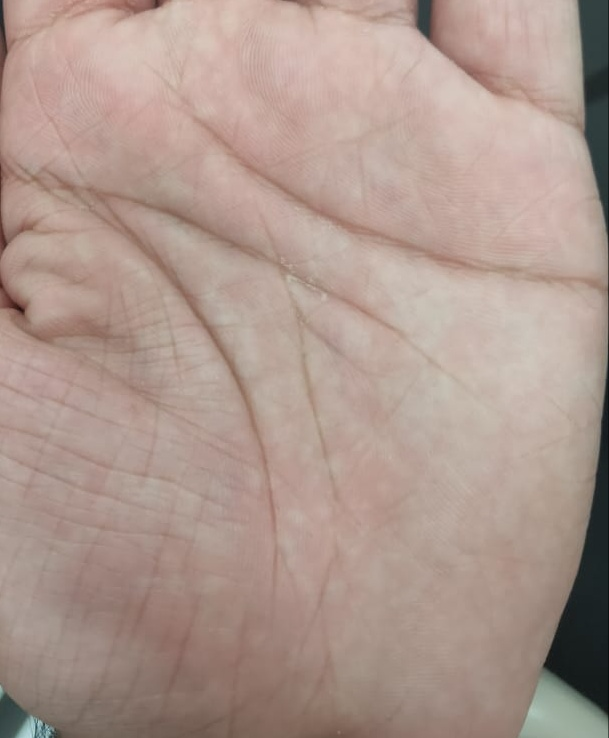
#> input picture extracted_Features/e3.jpeg, 609 x 738 px
$ python Handprint.py   (older library calls are emulated)
#> lines starting #> are read from the running program, lines starting #| are printed output that depends on the picture; after the words box and inside, x2 and y2 are one past the last pixel; in counts of white or black regions, pixels touching at a corner belong together
import cv2
import numpy as np
import skimage.morphology
import skimage
import utils
import math
import argparse
import os
from PIL import Image, ImageDraw
from skimage.morphology import convex_hull_image, erosion
from skimage.morphology import square

def removeSpuriousMinutiae(minutiaeList, img, thresh):
    img = img * 0;
    SpuriousMin = [];
    numPoints = len(minutiaeList);
    D = np.zeros((numPoints, numPoints))
    for i in range(1,numPoints):
        for j in range(0, i):
            (X1,Y1) = minutiaeList[i]['centroid']
            (X2,Y2) = minutiaeList[j]['centroid']

            dist = np.sqrt((X2-X1)**2 + (Y2-Y1)**2);
            D[i][j] = dist
            if(dist < thresh):
                SpuriousMin.append(i)
                SpuriousMin.append(j)

    SpuriousMin = np.unique(SpuriousMin)
    for i in range(0,numPoints):
        if(not i in SpuriousMin):
            (X,Y) = np.int16(minutiaeList[i]['centroid']);
            img[X,Y] = 1;

    img = np.uint8(img);
    return(img)
def getTerminationBifurcation(img, mask):
    img = img == 255;
    (rows, cols) = img.shape;
    minutiaeTerm = np.zeros(img.shape);
    minutiaeBif = np.zeros(img.shape);

    for i in range(1,rows-1):
        for j in range(1,cols-1):
            if(img[i][j] == 1):
                block = img[i-1:i+2,j-1:j+2];
                block_val = np.sum(block);
                if(block_val == 2):
                    minutiaeTerm[i,j] = 1;
                elif(block_val == 4):
                    minutiaeBif[i,j] = 1;

    mask = convex_hull_image(mask>0)
    mask = erosion(mask, square(5))
    minutiaeTerm = np.uint8(mask)*minutiaeTerm
    return(minutiaeTerm, minutiaeBif)
signum = lambda x: -1 if x < 0 else 1
cells = [(-1, -1), (-1, 0), (-1, 1), (0, 1), (1, 1), (1, 0), (1, -1), (0, -1), (-1, -1)]
def get_angle(left, right):
    angle = left - right
    if abs(angle) > 180:
        angle = -1 * signum(angle) * (360 - abs(angle))
    return angle

def poincare_index_at(i, j, angles, tolerance):
    deg_angles = [math.degrees(angles[i - k][j - l]) % 180 for k, l in cells]
    index = 0
    for k in range(0, 8):
        if abs(get_angle(deg_angles[k], deg_angles[k + 1])) > 90:
            deg_angles[k + 1] += 180
        index += get_angle(deg_angles[k], deg_angles[k + 1])

    if 180 - tolerance <= index and index <= 180 + tolerance:
        return "loop"
    if -180 - tolerance <= index and index <= -180 + tolerance:
        return "delta"
    if 360 - tolerance <= index and index <= 360 + tolerance:
        return "whorl"
    return "none"

def calculate_singularities(im, angles, tolerance, W):
    (x, y) = im.size
    result = im.convert("RGB")

    draw = ImageDraw.Draw(result)

    colors = {"loop" : (255, 0, 0), "delta" : (0, 255, 0), "whorl": (0, 0, 255)}

    for i in range(1, len(angles) - 1):
        for j in range(1, len(angles[i]) - 1):
            singularity = poincare_index_at(i, j, angles, tolerance)
            if singularity != "none":
                draw.ellipse([(i * W, j * W), ((i + 1) * W, (j + 1) * W)], outline = colors[singularity])

    del draw

    return result
original = cv2.imread("e3.jpeg")
#> original is the input picture: shape (738, 609, 3); mean B, G, R 142.6, 152.1, 173.7
cv2.imshow("palm resized",original) #to view the palm in python
cv2.waitKey(0)

img = cv2.cvtColor(original, cv2.COLOR_BGR2GRAY)
cv2.imshow("palm grayed",img) #to view the palm in python
cv2.waitKey(0)

img = cv2.equalizeHist(img)
cv2.imshow("equalized",img) #to view the palm in python
cv2.waitKey(0)

img = cv2.GaussianBlur(img, (9, 9), 0)
cv2.imshow("blurred",img) #to view the palm in python
cv2.waitKey(0)

img = cv2.Canny(img, 170, 190)
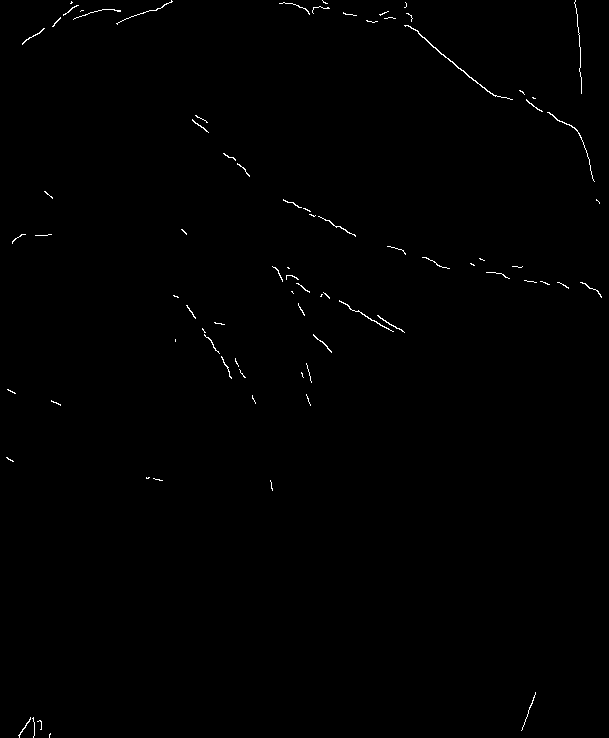
#> img: shape (738, 609); 0.42% white in thin lines or dots
cv2.imshow("canny",img) #to view the palm in python
cv2.imwrite('c.jpeg',img)
cv2.waitKey(0)

img = np.uint8(img>128);
#> img: shape (738, 609); values 0 (black) and 1 (white), 0.42% white in thin lines or dots
skel = skimage.morphology.skeletonize(img)
#> skel: shape (738, 609) bool; 0.31% white in thin lines or dots
skel = np.uint8(skel)*255;
#> skel: shape (738, 609); 0.31% white in thin lines or dots
mask = img*255;
(minutiaeTerm, minutiaeBif) = getTerminationBifurcation(skel, mask);
#> after the loop in getTerminationBifurcation, `for i in range(1,rows-1):`: minutiaeBif: shape (738, 609) float64; every value is 0
#> after the loop in getTerminationBifurcation, `for i in range(1,rows-1):`: minutiaeTerm: shape (738, 609) float64; values 0 (black) and 1 (white), 0.03% white in thin lines or dots
#> in getTerminationBifurcation, `mask = convex_hull_image(mask>0)`: mask: shape (738, 609) bool; 91.8% white; 2 black regions, box (x1, y1, x2, y2) and area: (83, 0, 609, 738) 26032, (0, 0, 121, 738) 10687
#> in getTerminationBifurcation, `mask = erosion(mask, square(5))`:
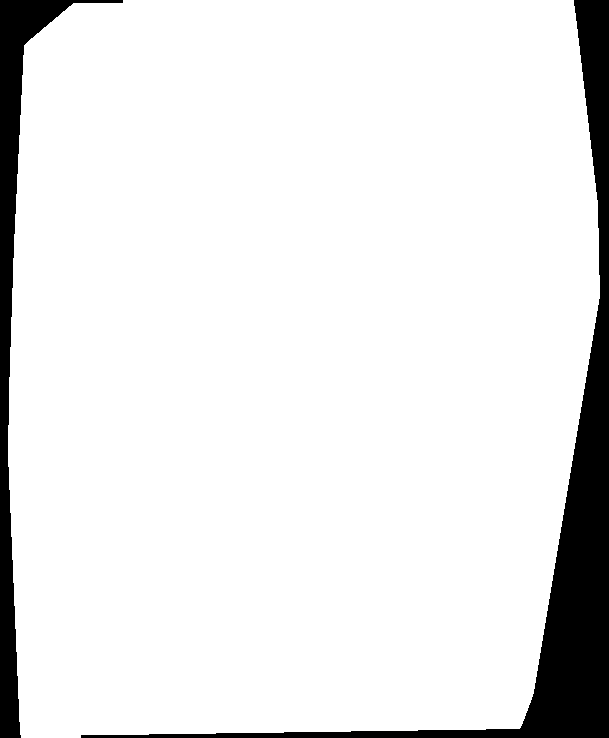
#> mask: shape (738, 609) bool; 90.9% white; 2 black regions, box (x1, y1, x2, y2) and area: (81, 0, 609, 738) 28598, (0, 0, 123, 738) 12419
minutiaeTerm = skimage.measure.label(minutiaeTerm, 8);
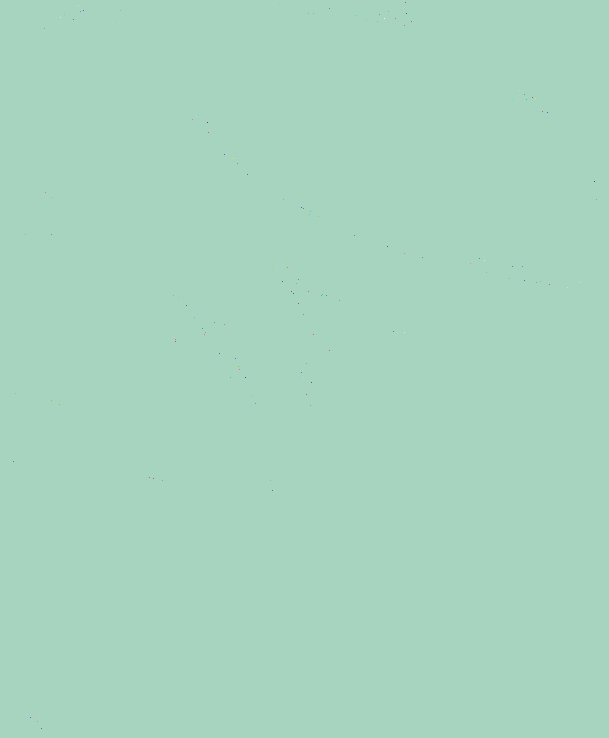
#> minutiaeTerm: shape (738, 609) int64; 142 distinct labels, from 1 to 142; one colour per label, 0 black
RP = skimage.measure.regionprops(minutiaeTerm)
#> RP = 142 regions; largest, box (x1, y1, x2, y2) and area: (0, 0, 609, 738) 449300, (321, 294, 323, 296) 2, (405, 2, 406, 3) 1, (279, 3, 280, 4) 1, (327, 3, 328, 4) 1
minutiaeTerm = removeSpuriousMinutiae(RP, np.uint8(img), 10);
#> in removeSpuriousMinutiae, `img = img * 0;`: img: shape (738, 609); every value is 0
#> in removeSpuriousMinutiae, `numPoints = len(minutiaeList);`: numPoints = 142
#> after the loop in removeSpuriousMinutiae, `for i in range(1,numPoints):`:
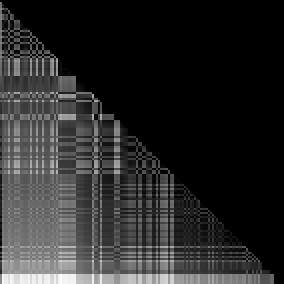
#> D: shape (142, 142) float64 (shown 2 times larger); min 0, max 833.6, mean 138.2; drawn with min black and max white
#> after the loop in removeSpuriousMinutiae, `for i in range(1,numPoints):`: SpuriousMin = 150 values, max 140 at index 148, min 0 at index 117, mean 65.49
#> in removeSpuriousMinutiae, `SpuriousMin = np.unique(SpuriousMin)`: SpuriousMin = 89 values from 0 to 140
#> the loop in removeSpuriousMinutiae, `for i in range(0,numPoints):` made 142 passes
#> (X, Y) on passes 3, 9, 12, 18, 22, 23, 26, 31, 35, 41, 42, 46: (3, 279), (10, 120), (12, 343), (15, 356), (19, 73), (20, 366), (23, 116), (93, 581), (99, 512), (122, 207), (132, 208), (174, 247)
#> after the loop in removeSpuriousMinutiae, `for i in range(0,numPoints):`: img: shape (738, 609); values 0 (black) and 1 (white), 0.01% white in thin lines or dots
BifLabel = skimage.measure.label(minutiaeBif, 8);
#> BifLabel: shape (738, 609) int64; every value is 1
TermLabel = skimage.measure.label(minutiaeTerm, 8);
#> TermLabel: shape (738, 609) int64; 54 distinct labels, from 1 to 54
minutiaeBif = minutiaeBif * 0;
minutiaeTerm = minutiaeTerm * 0;
(rows, cols) = skel.shape
#> rows = 738; cols = 609
DispImg = np.zeros((rows,cols,3), np.uint8)
DispImg[:,:,0] = skel; DispImg[:,:,1] = skel; DispImg[:,:,2] = skel;
#> after `DispImg[:, :, 2] = skel`: DispImg: shape (738, 609, 3); 0.31% white in thin lines or dots
RP = skimage.measure.regionprops(TermLabel)
#> RP = 54 regions; largest, box (x1, y1, x2, y2) and area: (0, 0, 609, 738) 449389, (279, 3, 280, 4) 1, (120, 10, 121, 11) 1, (343, 12, 344, 13) 1, (356, 15, 357, 16) 1
for i in RP:
    (row, col) = np.int16(np.round(i['Centroid']))
    minutiaeTerm[row, col] = 1;
    (rr, cc) = skimage.draw.circle_perimeter(row, col, 50);
    skimage.draw.set_color(DispImg, (rr,cc), (0, 0, 255));
#> this loop made 54 passes
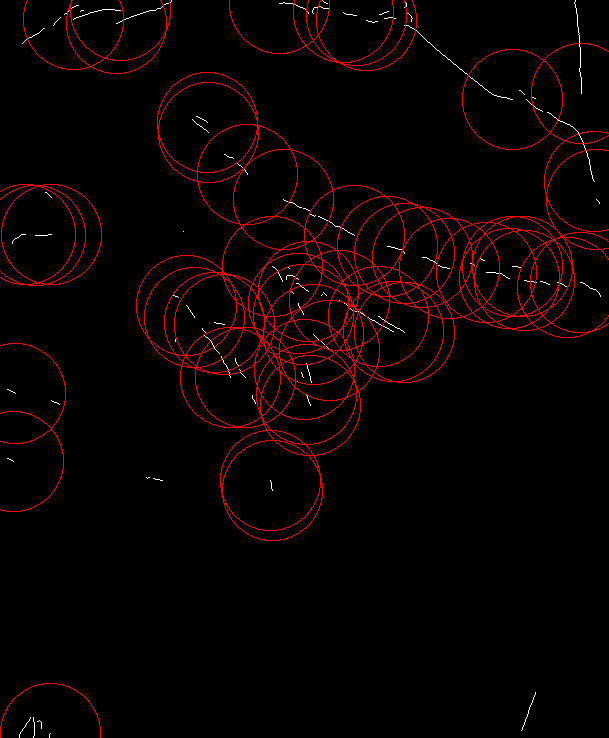
#> DispImg: shape (738, 609, 3); mean of channels 0, 1, 2 0.7, 0.7, 8.2; drawn as B, G, R
cv2.imshow('a',DispImg);
cv2.imwrite('a.jpeg',DispImg)
cv2.waitKey(0)
lined = np.copy(original) * 0
#> lined: shape (738, 609, 3); every value is 0
lines = cv2.HoughLinesP(img, 1, np.pi / 180, 15, np.array([]), 50, 20)
#> lines = [[408, 25, 490, 93], [283, 199, 355, 235], [575, 0, 580, 58], [120, 21, 171, 2], [187, 305, 229, 372], [22, 43, 76, 5], [279, 3, 329, 8], [54, 23, 105, 9], [504, 276, 568, 288], [22, 44, 78, 5]]
for line in lines:
    for x1, y1, x2, y2 in line:
        cv2.line(lined, (x1, y1), (x2, y2), (0, 255, 0))
#> this loop made 10 passes
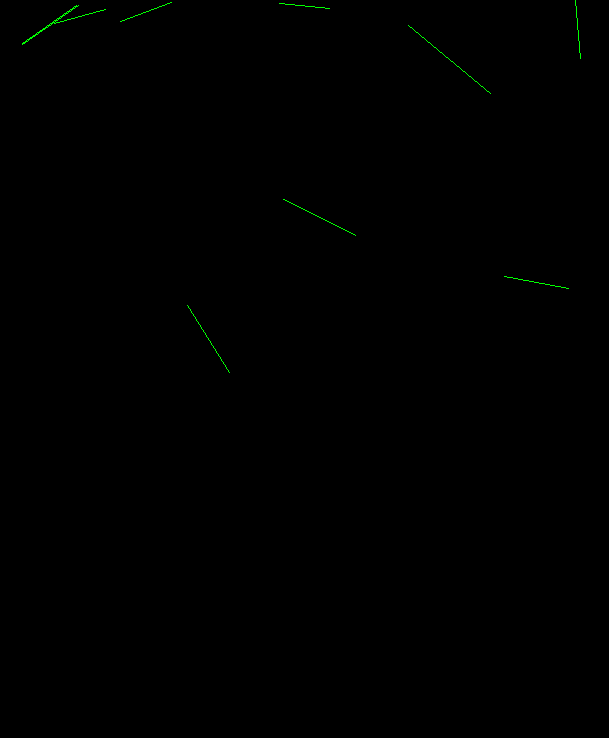
#> lined: shape (738, 609, 3); mean B, G, R 0, 0.3, 0
cv2.imshow("Line detected",lined) #to view the palm in python
cv2.waitKey(0)
output = cv2.addWeighted(original, 0.8, DispImg, 1, 0)
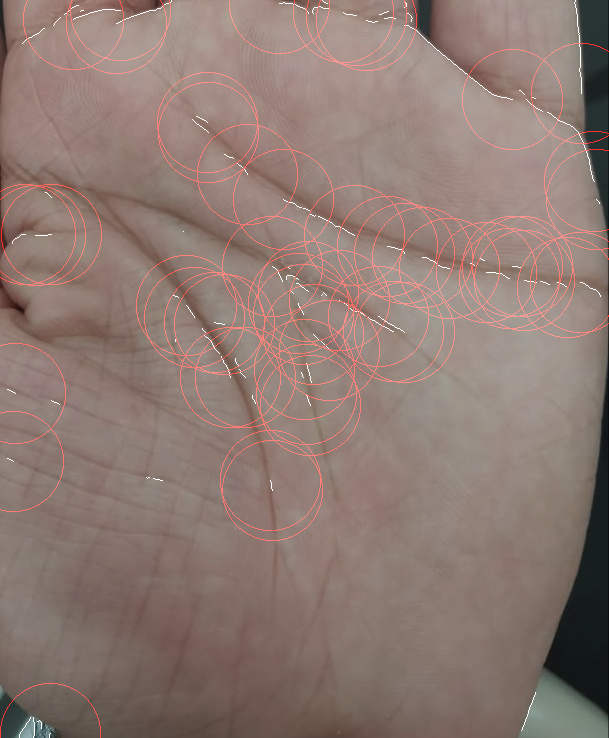
#> output: shape (738, 609, 3); mean B, G, R 114.5, 122.1, 142.4
cv2.imshow("output",output) #to view the palm in python
cv2.imwrite('b.jpeg',output)
cv2.waitKey(0)
width = 250
height = 300
dim = (width, height)
resized = cv2.resize(output, dim, interpolation = cv2.INTER_AREA)
cv2.imshow("palm",resized) #to view the palm in python
cv2.waitKey(0)
W = int(20)
f = lambda x, y: 2 * x * y
g = lambda x, y: x ** 2 - y ** 2
ret,thresh = cv2.threshold(img,127,255,0)
image, contours, hierarchy = cv2.findContours(thresh,cv2.RETR_TREE,cv2.CHAIN_APPROX_SIMPLE)
#> contours = []
for cnt in contours:
        approx = cv2.approxPolyDP(cnt, 0.01*cv2.arcLength(cnt, True), True)
        im = Image.open('b.jpeg')
        im = im.convert("L")
        cv2.drawContours(im, [approx], 0, (0), 5)
        angles = utils.calculate_angles(im, W, f, g)
        result = calculate_singularities(im, angles, int(5), W)
#> (the run stopped early here; a loop or call above may not have finished)

$ run again, with extracted_Features/croped.png saved as extracted_Features/e3.jpeg
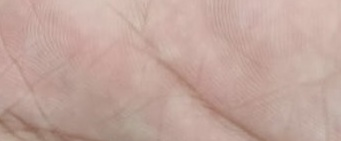
#> input picture extracted_Features/croped.png, 341 x 141 px
#> original is the input picture: shape (141, 341, 3); mean B, G, R 156.3, 165.4, 194.3
#> `RP = skimage.measure.regionprops(minutiaeTerm)`: RP = 26 regions; largest, box (x1, y1, x2, y2) and area: (0, 0, 341, 141) 48056, (147, 20, 148, 21) 1, (131, 22, 132, 23) 1, (138, 29, 139, 30) 1, (143, 40, 144, 41) 1
#> numPoints = 26
#> after the loop in removeSpuriousMinutiae, `for i in range(1,numPoints):`: SpuriousMin = 28 values, max 23 at index 26, min 0 at index 13, mean 10.64
#> in removeSpuriousMinutiae, `SpuriousMin = np.unique(SpuriousMin)`: SpuriousMin = 18 values from 0 to 23
#> the loop in removeSpuriousMinutiae, `for i in range(0,numPoints):` made 26 passes
#> (X, Y) on passes 2, 8, 10, 18, 19, 20, 25, 26: (20, 147), (43, 226), (56, 148), (79, 319), (93, 185), (99, 326), (129, 221), (134, 237)
#> BifLabel: shape (141, 341) int64; values 1 (black) and 2 (white), 0.01% white in thin lines or dots, all inside (x1, y1, x2, y2) = (190, 98, 193, 102)
#> TermLabel: shape (141, 341) int64; 9 distinct labels, from 1 to 9
#> `RP = skimage.measure.regionprops(TermLabel)`: RP = 9 regions; largest, box (x1, y1, x2, y2) and area: (0, 0, 341, 141) 48073, (147, 20, 148, 21) 1, (226, 43, 227, 44) 1, (148, 56, 149, 57) 1, (319, 79, 320, 80) 1
#> the loop `for i in RP:` made 9 passes
#> after the loop `for i in RP:`:
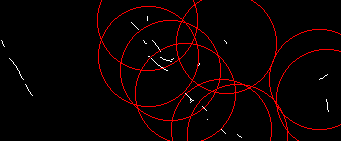
#> DispImg: shape (141, 341, 3); mean of channels 0, 1, 2 0.9, 0.9, 10.5; drawn as B, G, R
#> lines = [[2, 43, 32, 95]]
#> the loop `for line in lines:` made 1 pass
#> `resized = cv2.resize(output, dim, interpolation = cv2.INTER_AREA)`:
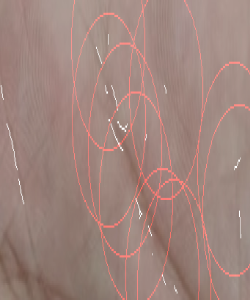
#> resized: shape (300, 250, 3); mean B, G, R 125.4, 132.7, 159.4
#> contours = []
